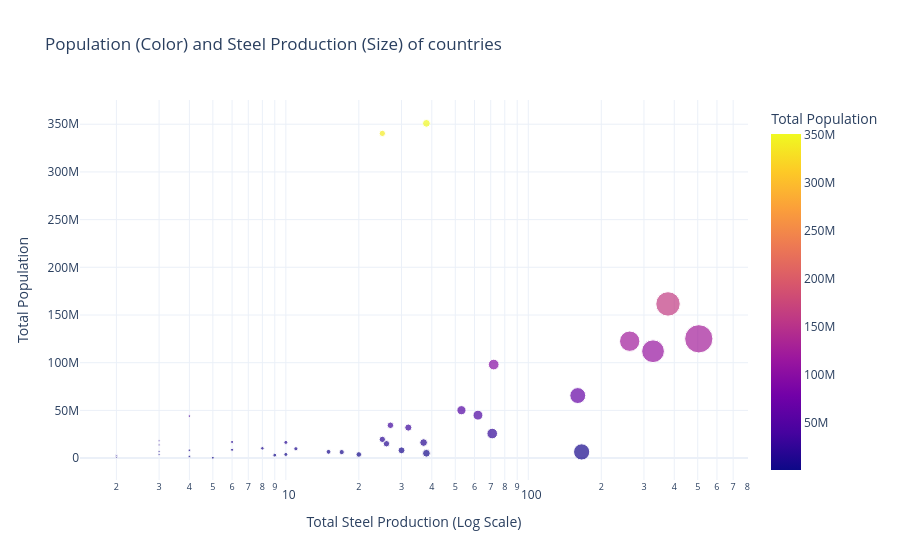

Notebook code cell kept with this figure:
### Code cell
query_steel="""
SELECT 
    c.country_name,
    c.country_tag,
    SUM(s.base_steel) AS total_steel,
    SUM(s.population) AS total_population
FROM fact_state_1_14_5 s 
JOIN dim_country c ON s.owner_tag = c.country_tag
GROUP BY c.country_name, c.country_tag
HAVING SUM(s.base_steel) > 0
ORDER BY total_steel DESC;
"""
df_steel = pd.read_sql(query_steel, engine)

fig_bubble = px.scatter(
    df_steel.head(84),
    x="total_steel",
    y="total_population",
    size="total_steel",
    color="total_population",
    hover_name="country_name",
    log_x=True,
    title="Population (Color) and Steel Production (Size) of countries",
    labels={
        "total_steel": "Total Steel Production (Log Scale)",
        "total_population": "Total Population"
    },
    template="plotly_white"
)
fig_bubble.show()

### Figure 1 — Plotly figure (JSON) as saved in the notebook; plotly's stock layout.template omitted (floating-point values rounded to 4 significant figures)
{"data": [{"hovertemplate": "<b>%{hovertext}</b><br><br>Total Steel Production (Log Scale)=%{marker.size}<br>Total Population=%{marker.color}<extra></extra>", "hovertext": ["United States", "Soviet Union", "France", "United Kingdom", "Sweden", "German Reich", "Japan", "Spain", "Italy", "Guangxi Clique", "British Raj", "Chile", "Turkey", "Poland", "Australia", "Manchukuo", "Czechoslovakia", "Belgium", "China", "British Malaya", "Kingdom of Greece", "Austria", "South Africa", "Finland", "Mexico", "Norway", "Dominion of Canada", "Argentina", "Kingdom of Hungary", "Luxembourg", "Netherlands", "Uruguay", "Second Brazilian Republic", "Communist China", "Yugoslavia", "Romania", "Cuba", "Ireland", "Latvia", "Republic of Paraguay", "Estonia", "Lithuania", "Bolivian Republic", "Mongolia"], "legendgroup": "", "marker": {"color": [125000000.0, 161600000.0, 112000000.0, 122500000.0, 6441000.0, 65550000.0, 98060000.0, 25720000.0, 45000000.0, 50180000.0, 350900000.0, 5064000.0, 16280000.0, 31980000.0, 8128000.0, 34380000.0, 15050000.0, 19620000.0, 340400000.0, 3788000.0, 6275000.0, 6535000.0, 9754000.0, 3812000.0, 16420000.0, 3090000.0, 10220000.0, 16890000.0, 8694000.0, 295100.0, 8174000.0, 1736000.0, 44020000.0, 7015000.0, 13780000.0, 18070000.0, 3612000.0, 2970000.0, 1962000.0, 937100.0, 1108000.0, 2203000.0, 2382000.0, 772900.0], "coloraxis": "coloraxis", "size": [505.0, 377.0, 327.0, 262.0, 166.0, 160.0, 72.0, 71.0, 62.0, 53.0, 38.0, 38.0, 37.0, 32.0, 30.0, 27.0, 26.0, 25.0, 25.0, 20.0, 17.0, 15.0, 11.0, 10.0, 10.0, 9.0, 8.0, 6.0, 6.0, 5.0, 4.0, 4.0, 4.0, 3.0, 3.0, 3.0, 3.0, 2.0, 2.0, 2.0, 2.0, 2.0, 2.0, 2.0], "sizemode": "area", "sizeref": 1.262, "symbol": "circle"}, "mode": "markers", "name": "", "orientation": "v", "showlegend": false, "type": "scatter", "x": [505.0, 377.0, 327.0, 262.0, 166.0, 160.0, 72.0, 71.0, 62.0, 53.0, 38.0, 38.0, 37.0, 32.0, 30.0, 27.0, 26.0, 25.0, 25.0, 20.0, 17.0, 15.0, 11.0, 10.0, 10.0, 9.0, 8.0, 6.0, 6.0, 5.0, 4.0, 4.0, 4.0, 3.0, 3.0, 3.0, 3.0, 2.0, 2.0, 2.0, 2.0, 2.0, 2.0, 2.0], "xaxis": "x", "y": [125000000.0, 161600000.0, 112000000.0, 122500000.0, 6441000.0, 65550000.0, 98060000.0, 25720000.0, 45000000.0, 50180000.0, 350900000.0, 5064000.0, 16280000.0, 31980000.0, 8128000.0, 34380000.0, 15050000.0, 19620000.0, 340400000.0, 3788000.0, 6275000.0, 6535000.0, 9754000.0, 3812000.0, 16420000.0, 3090000.0, 10220000.0, 16890000.0, 8694000.0, 295100.0, 8174000.0, 1736000.0, 44020000.0, 7015000.0, 13780000.0, 18070000.0, 3612000.0, 2970000.0, 1962000.0, 937100.0, 1108000.0, 2203000.0, 2382000.0, 772900.0], "yaxis": "y"}], "layout": {"coloraxis": {"colorbar": {"title": {"text": "Total Population"}}, "colorscale": [[0, "#0d0887"], [0.1111, "#46039f"], [0.2222, "#7201a8"], [0.3333, "#9c179e"], [0.4444, "#bd3786"], [0.5556, "#d8576b"], [0.6667, "#ed7953"], [0.7778, "#fb9f3a"], [0.8889, "#fdca26"], [1, "#f0f921"]]}, "legend": {"itemsizing": "constant", "tracegroupgap": 0}, "title": {"text": "Population (Color) and Steel Production (Size) of countries"}, "xaxis": {"anchor": "y", "domain": [0, 1], "title": {"text": "Total Steel Production (Log Scale)"}, "type": "log"}, "yaxis": {"anchor": "x", "domain": [0, 1], "title": {"text": "Total Population"}}}}
